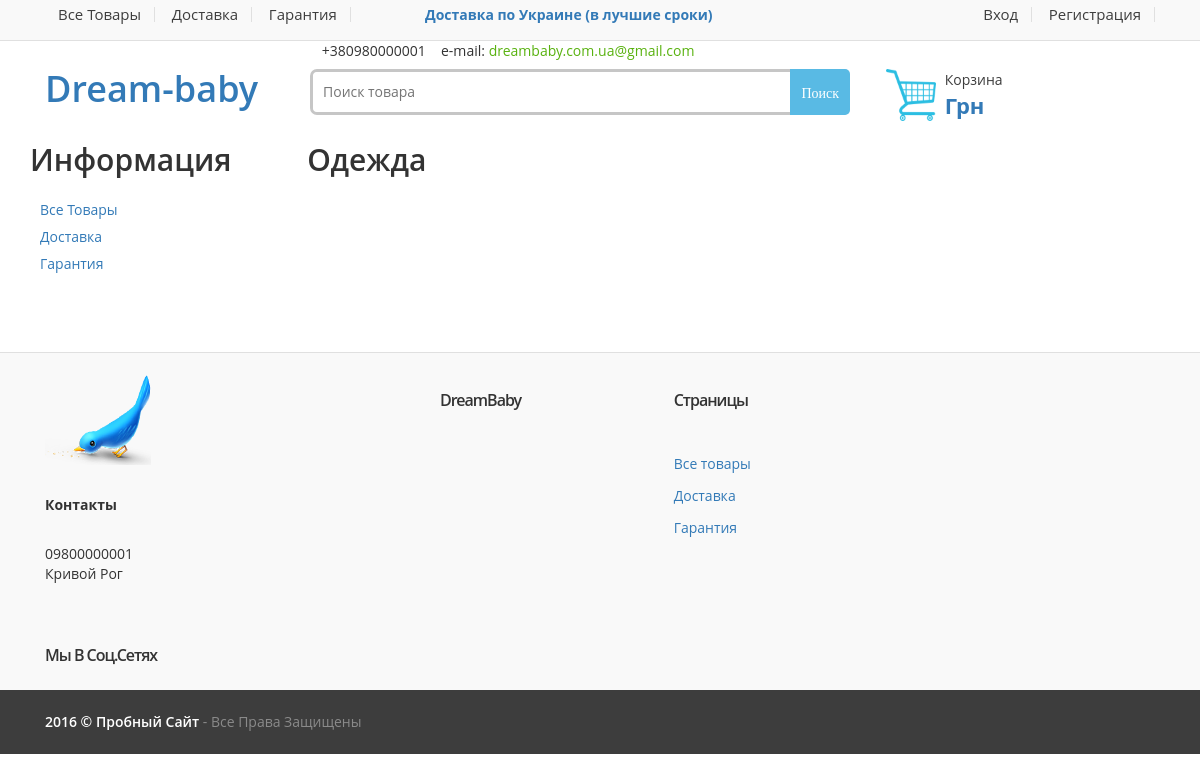
/category/clothes, run on an earlier commit of the app's database.
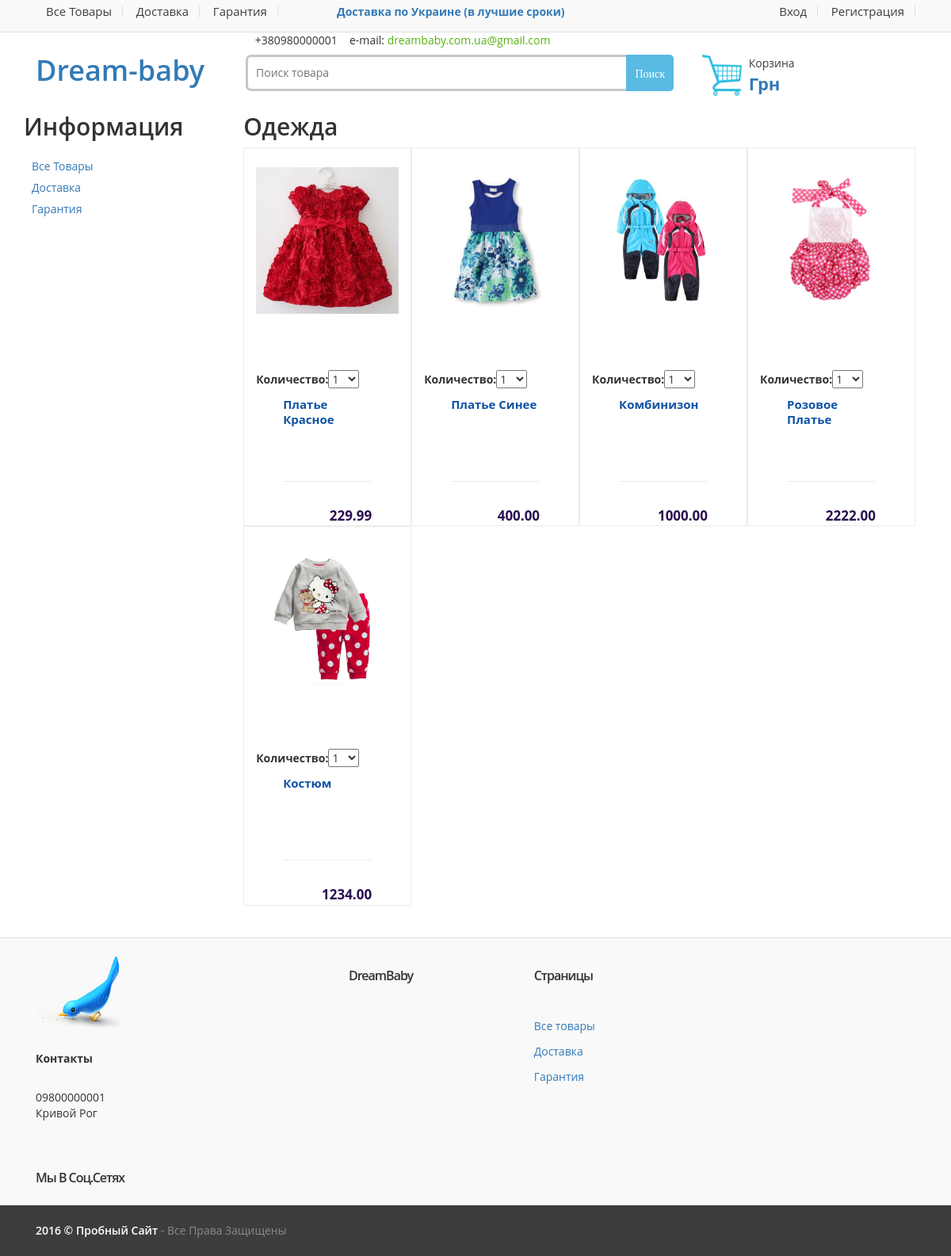
And on a later commit of the database.
### main/models.py (models this page shows, shortened)
class Category(models.Model):
	name = models.CharField(max_length=255, verbose_name='Название категории')
	alias = models.SlugField(verbose_name='Alias категории')
	class Meta:
		verbose_name = "Категория"
		verbose_name_plural = "Категории"

class Product(models.Model):
	id = models.AutoField(primary_key=True)
	name = models.CharField(
		max_length=255,
		verbose_name='Название товара')
	price = models.DecimalField(
		max_digits=10,
		decimal_places=2,
		default=0,
		verbose_name='Цена')
	image = models.ImageField(
		blank=True,
		verbose_name='Фото',
		null=True)
	alias = models.SlugField(
		verbose_name='Alias товара')
	description = models.TextField(
		blank=True,
		verbose_name="Описание товара")
	created = models.DateTimeField(auto_now_add=True)
	updated = models.DateTimeField(auto_now=True)
	category = models.ForeignKey(Category)
	class Meta:
		verbose_name = "Товар"
		verbose_name_plural = "Товары"

### main/views.py (the view)
# urls.py: url(r'^category/(?P<alias>[^/]+)', views.get_category, name='category'),
def get_category(request, alias):
	try:
		category = Category.objects.get(alias=alias)
		products = Product.objects.filter(category=category)
		cart_product_form = CartAddProductForm()
	except:
		raise Http404('Объект не найден')
	return render(request, 'item3.html',
					{'products': products, 'category':category,
						'cart_product_form': cart_product_form})

### cart/forms.py
class CartAddProductForm(forms.Form):
    quantity = forms.TypedChoiceField(choices=PRODUCT_QUANTITY_CHOICES, coerce=int, label="Количество")
    update = forms.BooleanField(required=False, initial=False, widget=forms.HiddenInput)

### main/context_processors.py (called while the page is built)
def st_proc(request):
    return {'PORTAL_URL': request.scheme + '://' + request.get_host()}

### main/templates/item3.html (shortened to what this page needs)
{% extends "base.html" %}
{% load static from staticfiles %}
{% block content %}
<div class="container">
	<div class="col-xs-12 col-sm-3 no-margin sidebar narrow">
			<div class="widget">
				<h2 class="border">Информация</h2>
				<div class="body">
					<ul class="le-links">
						<li>
							<a href="{% url "products" %}">Все товары</a>
						</li>
						<li>
							<a href="{% url "dostavka" %}">Доставка</a>
						</li>
						<li>
							<a href="{% url "garantia" %}">Гарантия</a>
						</li>
					</ul>
				</div>
			</div>
	</div>
	<div class="col-xs-12 col-sm-9 no-margin wide sidebar">
		<div class="grid-list-products">
				<div class="tab-content">
					<div id="featured" class="tab-pane active">
						<div class="product-grid-holder">
						<h2 class="selection-title"> {{ category.name }}</h2>
						{% for product in products %}
							<div class="col-sm-4 col-md-3 no-margin product-item-holder hover">
								<div class="product-item product">
									<div class="image">
										<a href="{{ product.image.url }}">
											<img src="{{ product.image.url }}" >
										</a>
									</div>
									<form class="variants" action="{% url 'cart:CartAdd' product.id %}" method="post">
										{{ cart_product_form }}
										<div class="body">
											<div class="title">
												<a href="{% url 'item' product.alias %}">{{product.name}}</a>
											</div>
										</div>
										<div class="prices">
											<div class="price-current pull-right">
												<span class="pr">{{product.price}}</span>
											</div>
										</div>
										<div class="clearfix"></div>
									</form>
								</div>
							</div>
						{% endfor %}
						</div>
					</div>
				</div>
		</div>
	</div>
</div>
<div class="add-footeer" id="add-footeer">
	<br>
	<br>
</div>
{% endblock content %}
{% block cat %}
<div class="link-widget">
	<div class="widget">
		<h3>DreamBaby</h3>
	</div>
</div>
{% endblock cat %}

### templates/base.html (shortened to what this page needs)
{% load staticfiles %}
<!DOCTYPE html>
<html>
<head>
	<link rel="stylesheet" type="text/css" href="{{PORTAL_URL}}{% static "css/style1.css" %}">
	<link rel="stylesheet" type="text/css" href="{{PORTAL_URL}}{% static "css/footer.css" %}">
	<link rel="stylesheet"
          href="https://maxcdn.bootstrapcdn.com/bootstrap/3.3.7/css/bootstrap.min.css">
</head>
<body>
	<div class="wrapper">
		<nav class="top-bar">
			<div class="container">
				<div class="col-xs-12 col-sm-4 no-margin">
					<ul>
						<li>
							<a data-page="7" href="{% url "products" %}">Все товары</a>
						</li>
						<li>
							<a data-page="10" href="{% url "dostavka" %}">Доставка</a>
						</li>
						<li>
							<a data-page="19" href="{% url "garantia" %}">Гарантия</a>
						</li>
					</ul>
				</div>
				<div class="col-xs-12 col-sm-4 no-margin">
					<a href="{% url "garantia" %}"><b>Доставка по Украине (в лучшие сроки)</b></a>
				</div>
				<div class="col-xs-12 col-sm-4 no-margin">
					<ul class="right">
						{% if user.is_authenticated %}
							<li>
								<a id="logout" href="{% url "auth_logout" %}">Выйти</a>
							</li>
							<span>{{user.username}}</span>
						{% else %}
							<li>
								<a id="register" href="{% url "auth_login" %}">Вход</a>
							</li>
							<li>
								<a id="login" href="{% url "registration_register" %}">Регистрация</a>
							</li>
						{% endif %}
					</ul>
				</div>
			</div>
		</nav>
		<header class="header-alt no-padding-bottom">
			<div class="container no-padding">
				<div class="col-xs-12 col-md-3 logo-holder">
					<div class="logo">
						<a href="{% url "home" %}">
							<h1>Dream-baby</h1>
						</a>
					</div>
				</div>
				<div class="col-xs-12 col-md-6 top-search-holder no-margin">
					<div class="contact-row">
						<div class="phone inline">
							+380980000001
						</div>
						<div class="contact inline">
							e-mail:
							<span class="le-color">dreambaby.com.ua@gmail.com</span>
						</div>
					</div>
					<div class="search-area">
						<form action="{% url 'place_search' %}" method="GET">
							<div class="control-group">
								<input class="search-field input_search" type="text" name="q" value="" placeholder="Поиск товара" autocomplete="off">
								<button class="search-button" type="submit" title="Найти"></button>
							</div>
						</form>
					</div>
				</div>
				<div class="col-xs-12 col-md-3 top-cart-row no-margin">
					<div class="top-cart-row-container">
						<div class="top-cart-holder dropdown animate-dropdown">
							<div id="cart_informer" class="backet">
								<div id="cart">
									<a id="cart_a" href="{% url 'cart:CartDetail' %}" class="dropdown-toggle" data-toggle="dropdown">
										<div class="basket-item-count">
											<img src="{{PORTAL_URL}}/static/img/korzina.png" alt="">
										</div>
										<div class="total-price-basket">
											<span class="lbl">Корзина</span>
											<span class="total-price">
											    <span class="sign"> грн</span>
											</span>
										</div>
									</a>
								</div>
							</div>
						</div>
					</div>
				</div>
			</div>
		</header>
		{% block content %}{% endblock content%}
	{% block footer %}
	<footer id="footer" class="color-bg">
		<div class="link-list-row">
			<div class="container no-padding">
				<div class="col-xs-12 col-md-4">
					<div class="contact-info">
						<div class="footer-logo">
							<img src="{{PORTAL_URL}}{% static "img/bird.png" %}">
						</div>
						<p class="regular-bold">Контакты</p>
						<p>
							09800000001
							<br>
							Кривой Рог
						</p>
						<div class="social-icons">
							<h3>Мы в соц.сетях</h3>
						</div>
					</div>
				</div>
				<div class="col-xs-12 col-md-8 no-margin">
					{% block cat%}{% endblock cat %}
					<div class="link-widget">
						<div class="widget">
							<h3>Страницы</h3>
								<ul>
									<li>
										<a href="{% url "products" %}">Все товары</a>
									</li>
									<li>
										<a href="{% url "dostavka" %}">Доставка</a>
									</li>
									<li>
										<a href="{% url "garantia" %}">Гарантия</a>
									</li>
								</ul>
						</div>
					</div>
				</div>
			</div>
			<div class="copyright-bar">
				<div class="container">
					<div class="col-xs-12 col-sm-6 no-margin">
           				<div class="copyright">
              				<a href="{% url 'home' %}">2016 © Пробный сайт </a> - все права защищены
           				</div>
           			</div>
           		</div>
          	</div>
		</div>
	</footer>
	{% endblock footer %}
</body>
</html>

### static/css/footer.css (style rules this page uses)
#footer { padding: 15px 0 0 0; }
.color-bg { background-color: #f9f9f9; border-top: 1px solid #e0e0e0; }
.no-padding { padding: 0; }
.container { width: 1200px; }
.container { margin-right: auto; margin-left: auto; }
#footer .link-list-row .contact-info { text-transform: capitalize; }
#footer .link-list-row .footer-logo { display: inline-block; vertical-align: top; margin: 7px 0 30px 0; }
#footer .link-list-row .contact-info .regular-bold { margin: 0 0 29px 0; }
.regular-bold { font-weight: 700; }
img { width: auto; max-width: 100%; }
#footer .link-list-row .contact-info .social-icons { margin: 58px 0 0 0; }
#footer .link-list-row .contact-info .social-icons h3 { line-height: 27px; }
#footer h3 { text-transform: capitalize; font-size: 16px; line-height: 24px; letter-spacing: -1px; padding-bottom: 11px; }
h1, h2, h3, h4, h5 { margin: 0; font-family: 'Open Sans', sans-serif; font-weight: 600 !important; }
ul { margin: 0; padding: 0; }
ul { list-style: none; }
#footer .link-list-row .link-widget { display: inline-block; vertical-align: top; width: 215px; margin: 0 0 0 15px; }
#footer .link-list-row .link-widget h3 { padding-bottom: 32px; }
#footer .link-list-row .link-widget li { margin: 0 0 12px 0; }
#footer .copyright-bar { background-color: #3d3d3d; padding: 17px 0; text-transform: capitalize; }
#footer .copyright-bar .copyright { line-height: 30px;color: #8a8a8a; }
#footer .copyright-bar .copyright a { color: #fff; font-weight: 600; }

What changed in the data, as far as the page shows it:
added Product: image (picture), name "Платье Красное", price "229.99"
added Product: image (picture), name "Платье Синее", price "400.00"
added Product: image (picture), name "Комбинизон", price "1000.00"
added Product: image (picture), name "Розовое Платье", price "2222.00"
added Product: image (picture), name "Костюм", price "1234.00"
